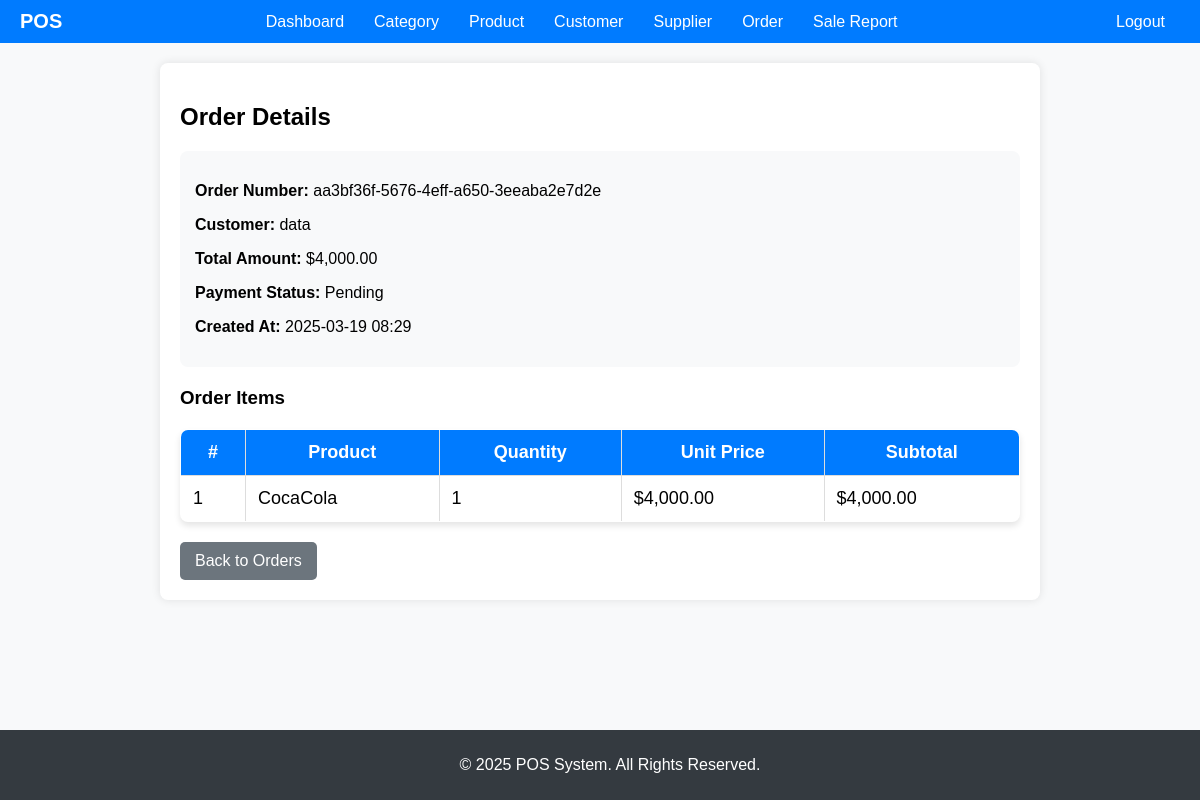
Screenshot of /orders/16/ with the database file from the repository.
### orders/models.py (models this page shows, shortened)
class Order(models.Model):
    order_number = models.CharField(
        max_length=100, unique=True, default=uuid.uuid4)
    user = models.ForeignKey(User, on_delete=models.SET_NULL, null=True)
    customer = models.ForeignKey(
        Customer, on_delete=models.SET_NULL, null=True, blank=True)
    total_amount = models.DecimalField(
        max_digits=10, decimal_places=2, default=0.00)
    PAYMENT_STATUS_CHOICES = [
        ('Paid', 'Paid'),
        ('Pending', 'Pending'),
        ('Cancelled', 'Cancelled'),
    ]
    payment_status = models.CharField(
        max_length=20,
        choices=PAYMENT_STATUS_CHOICES,
        default='Pending'
    )
    created_at = models.DateTimeField(auto_now_add=True)

class OrderItem(models.Model):
    order = models.ForeignKey(Order, on_delete=models.CASCADE)
    product = models.ForeignKey(Product, on_delete=models.CASCADE)
    quantity = models.IntegerField()
    price = models.DecimalField(max_digits=10, decimal_places=2)
    @property
    def subtotal(self):
        return self.quantity * self.price

### customers/models.py (models this page shows, shortened)
class Customer(models.Model):
    name = models.CharField(max_length=200)
    phone = models.CharField(max_length=15, unique=True)
    email = models.EmailField(unique=True, blank=True, null=True)
    address = models.TextField(blank=True, null=True)
    created_at = models.DateTimeField(auto_now_add=True)

### products/models.py (models this page shows, shortened)
class Product(models.Model):
    name = models.CharField(max_length=200)
    sku = sku = models.CharField(
        max_length=100, unique=True, default=uuid.uuid4)
    barcode = models.CharField(
        max_length=100, unique=True, blank=True, null=True)
    category = models.ForeignKey(
        Category, on_delete=models.CASCADE, related_name="products")
    price = models.DecimalField(max_digits=10, decimal_places=2)
    cost_price = models.DecimalField(max_digits=10, decimal_places=2)
    stock = models.IntegerField(default=0)
    status = models.BooleanField(default=True)
    created_at = models.DateTimeField(auto_now_add=True)

### orders/views.py (the view)
# urls.py: path("orders/<int:order_id>/", order_detail, name="order_detail"),
def order_detail(request, order_id):
    order = get_object_or_404(Order, id=order_id)
    order_items = OrderItem.objects.filter(
        order=order)  # Ensure this fetches related items
    return render(request, "order_detail.html", {"order": order, "order_items": order_items})

### orders/templates/order_detail.html (shortened to what this page needs)
{% extends "base.html" %}
{% load static %}
{% load humanize %}
{% block content %}
    <h2>Order Details</h2>
    <div class="order-info">
        <p><strong>Order Number:</strong> {{ order.order_number }}</p>
        <p><strong>Customer:</strong> {{ order.customer.name }}</p>
        <p><strong>Total Amount:</strong> ${{ order.total_amount|intcomma }}</p>
        <p><strong>Payment Status:</strong> {{ order.payment_status }}</p>
        <p><strong>Created At:</strong> {{ order.created_at|date:"Y-m-d H:i" }}</p>
    </div>
    <h3>Order Items</h3>
    <table class="styled-table">
        <thead>
            <tr>
                <th>#</th>
                <th>Product</th>
                <th>Quantity</th>
                <th>Unit Price</th>
                <th>Subtotal</th>
            </tr>
        </thead>
        <tbody>
           {% for item in order_items %}
            <tr>
                <td>{{ forloop.counter }}</td>
                <td>{{ item.product.name }}</td>
                <td>{{ item.quantity }}</td>
                <td>${{ item.price|intcomma }}</td>
                <td>${{ item.subtotal|intcomma }}</td>
            </tr>
            {% empty %}
            <tr>
                <td colspan="5" style="text-align: center;">No items found.</td>
            </tr>
            {% endfor %}
        </tbody>
    </table>
    <a href="{% url 'order_list' %}" class="btn btn-secondary">Back to Orders</a>
{% endblock %}

### static/css/style.css (style rules this page uses)
body { font-family: Arial, sans-serif; margin: 20px; }
table { width: 100%; border-collapse: collapse; margin-top: 20px; }
table, th, td { border: 1px solid black; }
th, td { padding: 10px; text-align: left; }

### templates/base.html (style rules this page uses)
body { font-family: Arial, sans-serif; margin: 0; padding: 0; background-color: #f8f9fa; }

### orders/templates/order_detail.html (style rules this page uses)
.order-info { background: #f8f9fa; padding: 15px; border-radius: 8px; margin-bottom: 20px; }
.styled-table { width: 100%; border-collapse: collapse; margin-top: 20px; font-size: 18px; text-align: left; border-radius: 8px; overflow: hidden; box-shadow: 0px 4px 6px rgba(0, 0, 0, 0.1); }
.styled-table th, .styled-table td { padding: 12px; border: 1px solid #ddd; }
.styled-table th { background-color: #007bff; color: white; text-align: center; }
.btn-secondary { display: inline-block; padding: 10px 15px; border: none; border-radius: 5px; background-color: #6c757d; color: white; text-decoration: none; font-size: 16px; text-align: center; margin-top: 20px; }

### rows the page displays
Order: order_number "aa3bf36f-5676-4eff-a650-3eeaba2e7d2e", customer.name "data", total_amount "4,000.00", payment_status "Pending", created_at "2025-03-19 08:29"
OrderItem: product.name "CocaCola", quantity "1", price "4,000.00", subtotal "4,000.00"
